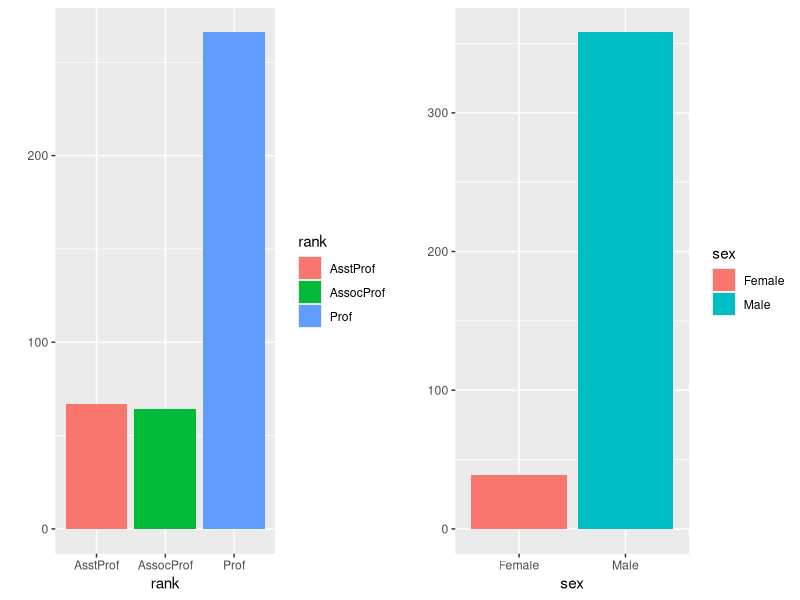
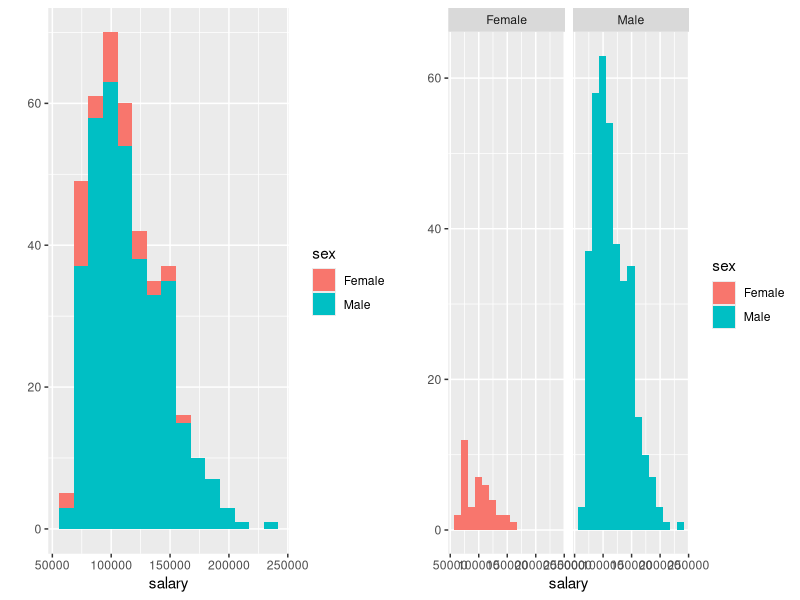
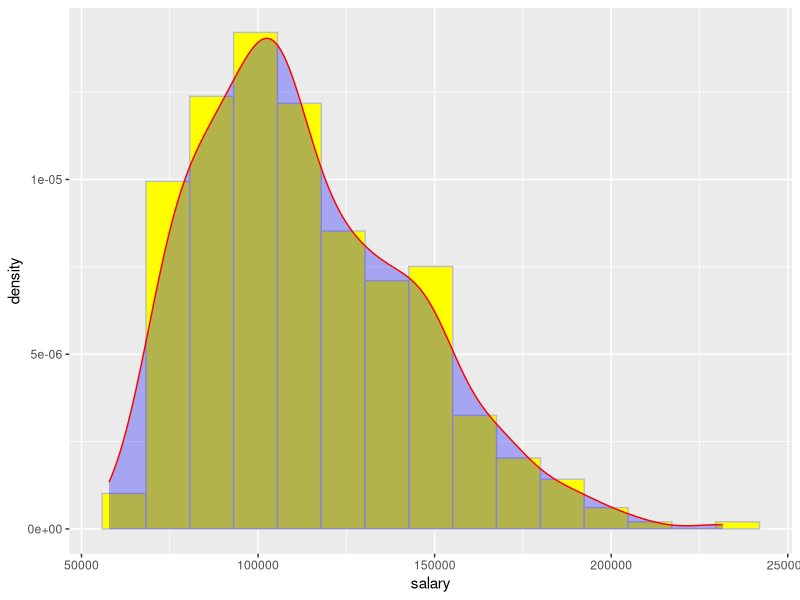
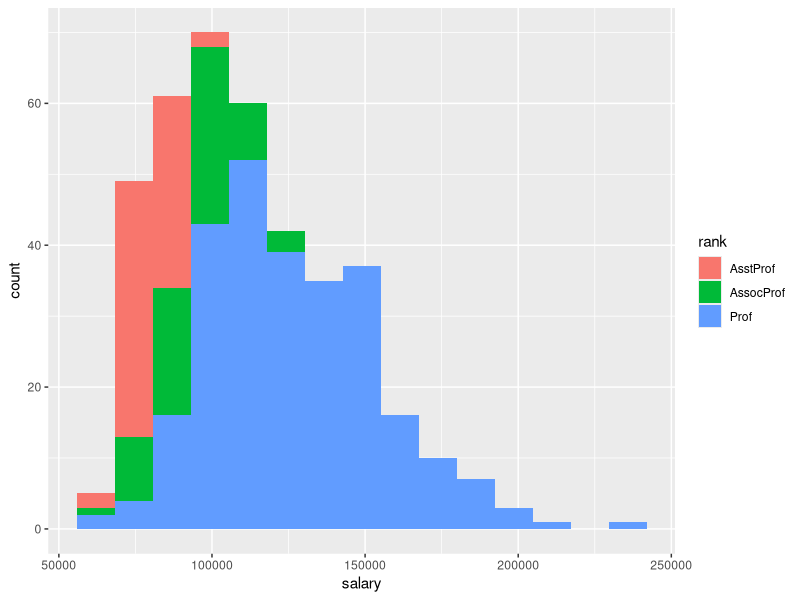
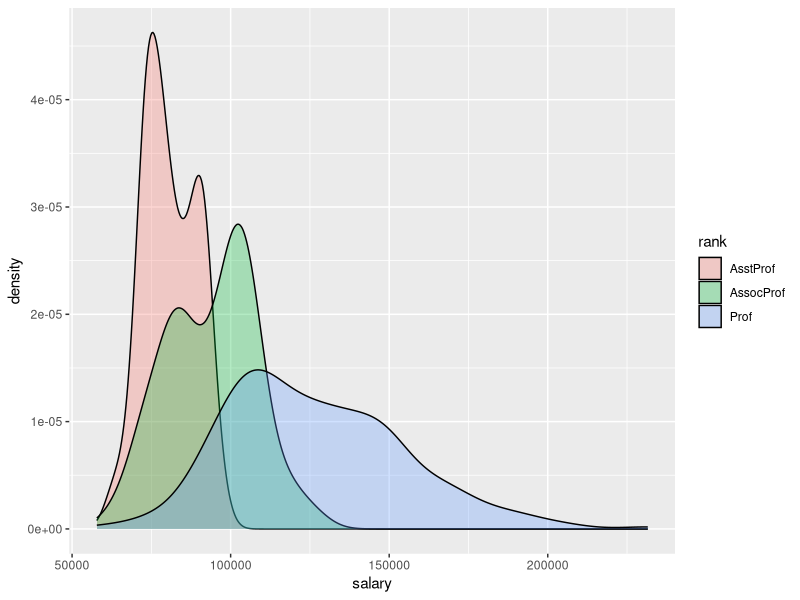
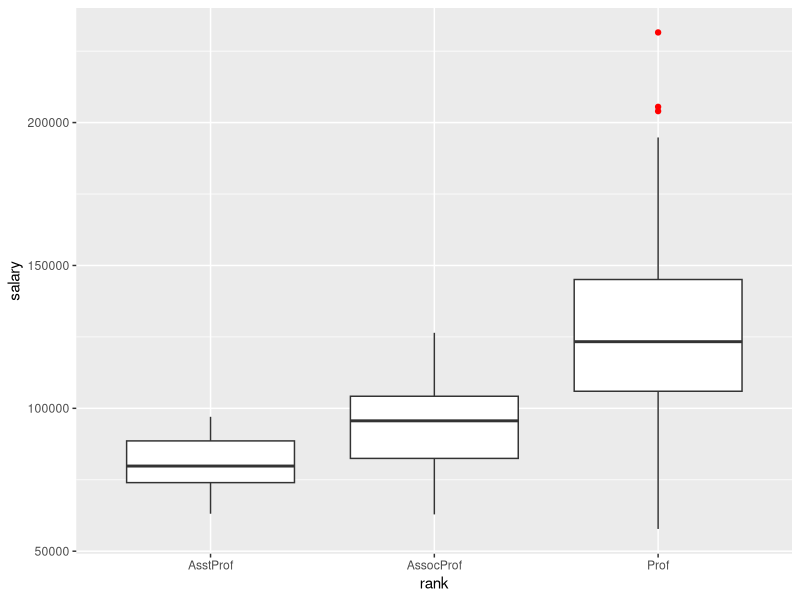
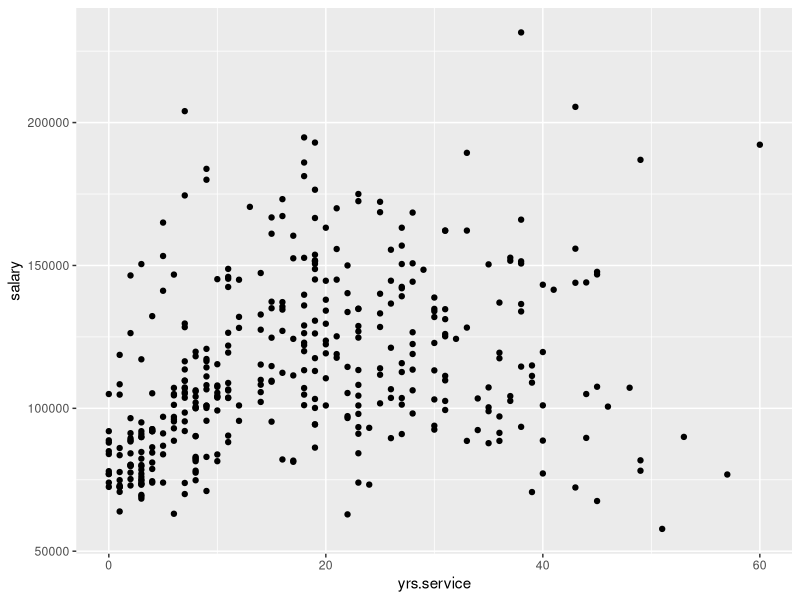
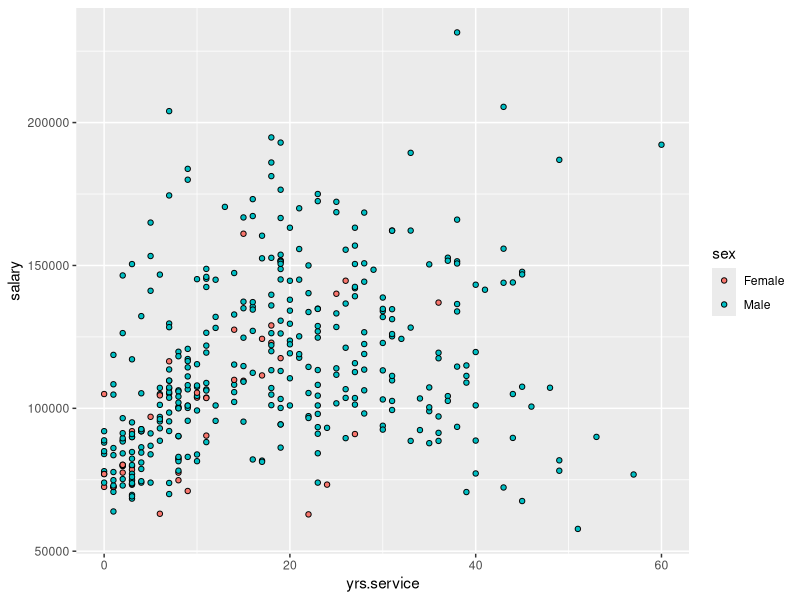

Here is the R script that generated these plots, in order:
## ---- chunk 1
knitr::opts_chunk$set(echo = TRUE, eval = TRUE)
## ---- chunk 2
library(ggplot2);
library(car);
str(Salaries);
head(Salaries);
tail(Salaries);
## ---- chunk 3
summary(Salaries);
## ---- chunk 4
library(gridExtra);
bar1=qplot(data=Salaries,rank, fill=rank);
bar2=qplot(data=Salaries,sex, fill=sex);
grid.arrange(bar1, bar2, ncol=2);
## ---- chunk 5
library(gridExtra);
p1 = qplot(data =Salaries, salary, fill = sex, bins = 15); 
p2 = qplot(data =Salaries, salary, facets = .~sex, fill = sex, bins=15);
grid.arrange(p1,p2, ncol=2);
## ---- chunk 6
ggplot(data=Salaries,aes(x = salary))+
  geom_histogram(aes(y=..density..),color='grey', fill='yellow',bins=15)+ # Histogram with density instead of count on y-axis
  geom_density(color='red', fill='blue',alpha=0.3); # Overlay with transparent density plot; alpha specifies the transparency level
## ---- chunk 7
ggplot(data=Salaries,aes(x = salary, fill=rank) )+
  geom_histogram(bins=15); 
## ---- chunk 8
ggplot(data=Salaries,aes(x = salary, fill=rank) )+
  geom_density(alpha=0.3); 
## ---- chunk 9
ggplot(data=Salaries,aes(x=rank, y = salary) )+
  geom_boxplot(outlier.color = 'red');  #specify the color of the outliers
## ---- chunk 10
ggplot(data=Salaries,aes(x=yrs.service, y = salary) )+
  geom_point();  
## ---- chunk 11
ggplot(data=Salaries,aes(x=yrs.service, y = salary, fill=sex) )+ #assign color variables
  geom_point(pch=21);  
## ---- chunk 12
ggplot(data=Salaries,aes(x=yrs.service, y = salary, fill=rank) )+ #assign color variables
  geom_point(pch=21);  
## ---- chunk 13
ggplot(data=Salaries,aes(x=yrs.service, y = salary) )+ 
  geom_point(pch=21) +
  geom_smooth();  
## ---- chunk 14
ggplot(data=Salaries,aes(x=yrs.service, y = salary,fill=sex) )+ 
  geom_point(pch=21) +
  geom_smooth();  
## ---- chunk 15
ggplot(data=Salaries,aes(x=yrs.service, y = salary, fill=sex) )+ 
  geom_point(pch=21) +
  geom_smooth()+
  facet_grid(~sex); #facets by sex
## ---- chunk 16
ggplot(data=Salaries,aes(x=yrs.service, y = salary, fill=rank) )+ 
  geom_point(pch=21) +
  geom_smooth()+
  facet_grid(~rank); #facets by rank
## ---- chunk 17
library(GGally);
data1=subset(Salaries, select=c("yrs.since.phd", "yrs.service", "salary"));
data2=subset(Salaries, select=c("yrs.since.phd", "yrs.service", "salary","sex"));
ggpairs(data1);
## ---- chunk 18
ggpairs(data2, aes(color=sex,alpha = 0.4));
## ---- chunk 19
## Remove binwidth warning from ggplot2
ggpairs(data2, aes(color=sex,alpha = 0.4), lower=list(combo = wrap("facethist", bins=15)) );
## ---- chunk 20
library(GGally);
ggcorr(data1);
